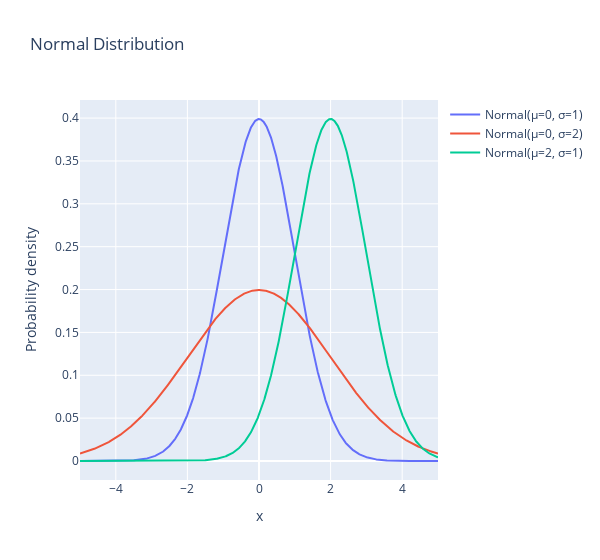

The notebook cell saved with this chart:
### Markdown cell above
## Prior and Likelihood Selection

In the previous example, we were able to select a prior distribution that was conjugate to the likelihood. This is a very useful property, as it allows us to calculate the posterior distribution analytically. However, this is not always possible or desirable.

Broadly speaking, what criteria should we use to select a prior distribution or a likelihood function?

* Appropriate domain (positive valued, 0-1 bounded)
* Flexibility to model the data (skew, heavy tail, zero inflation)
* Parameterizations that make it easy to specify priors with appropriate location, shape, tail behavior

### Common distributions for likelihoods

#### For continuous measurements:

**Normal**: The most common distribution for continuous data, symmetric bell-shaped curve
  - μ (mu): Mean or center of the distribution
  - σ (sigma): Standard deviation, controls the spread/width of the distribution

### Code cell
fig = go.Figure()

x = np.linspace(-5, 5, 1000)
for mu, sigma in [(0, 1), (0, 2), (2, 1)]:
    normal_dist = pm.Normal.dist(mu=mu, sigma=sigma)
    pdf_values = np.exp(pm.logp(normal_dist, x).eval())
    fig.add_trace(
        go.Scatter(
            x=x,
            y=pdf_values,
            mode='lines',
            name=f"Normal(μ={mu}, σ={sigma})"
        )
    )

fig.update_layout(
    title="Normal Distribution",
    xaxis_title="x",
    yaxis_title="Probability density",
    width=600
)

### Figure 1 — Plotly figure (JSON) as saved in the notebook; plotly's stock layout.template omitted (floating-point values rounded to 4 significant figures; data arrays with more than 128 entries replaced by an {"elided": "..."} marker saying what was removed)
{"data": [{"mode": "lines", "name": "Normal(μ=0, σ=1)", "type": "scatter", "x": {"elided": "1000 float values"}, "y": {"elided": "1000 float values"}}, {"mode": "lines", "name": "Normal(μ=0, σ=2)", "type": "scatter", "x": {"elided": "1000 float values"}, "y": {"elided": "1000 float values"}}, {"mode": "lines", "name": "Normal(μ=2, σ=1)", "type": "scatter", "x": {"elided": "1000 float values"}, "y": {"elided": "1000 float values"}}], "layout": {"title": {"text": "Normal Distribution"}, "width": 600, "xaxis": {"title": {"text": "x"}}, "yaxis": {"title": {"text": "Probability density"}}}}
